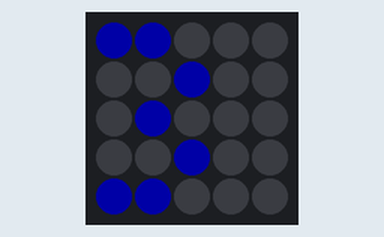
The sketch below on a simulated ESP32. On the bench: 5×5 RGB LED matrix (first LED top left, wired row by row). Dim RGB values are drawn brighter than linear; a WiFi scan finds three made-up networks.

Above: at 2.6 s.
At 7.12 s:
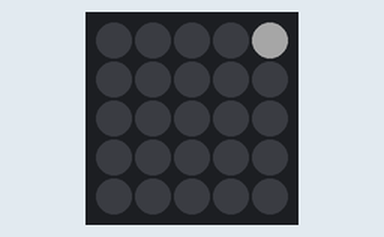
At 11.54 s:
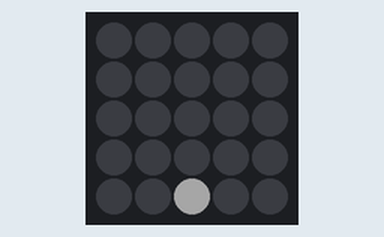
At 20.28 s:
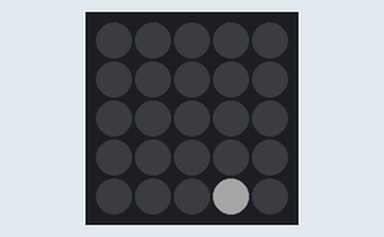
At 25.96 s:
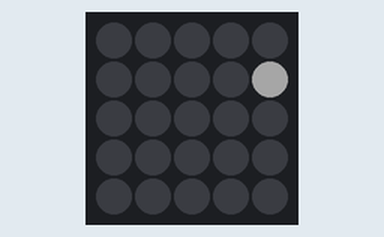
At 38.11 s:
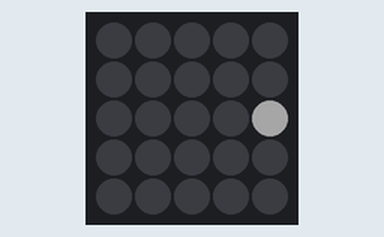

The sketch:

dualcore.ino
```cpp
#include <Adafruit_GFX.h>       // Graphics library
#include <Adafruit_NeoPixel.h>  // NeoPixel library
#include <Adafruit_NeoMatrix.h> // Bridges GFX and NeoPixel
#include <Fonts/TomThumb.h>     // A tiny 3x5 font incl. w/GFX
#include <WiFi.h>               // Include the WiFi library

#define PIN 27

Adafruit_NeoMatrix matrix(5, 5, PIN,
  NEO_MATRIX_TOP  + NEO_MATRIX_RIGHT +
  NEO_MATRIX_COLUMNS + NEO_MATRIX_PROGRESSIVE
  );

volatile int networkCount = 0;
volatile bool isNewScanAvailable = false; // Flag for new scan availability
char message[10]; // Buffer for the WiFi count message
int x, y;
uint16_t message_width;

// Task for WiFi Scanning
void scanWiFiTask(void *parameter) {
  for(;;) { // Infinite loop
    networkCount = WiFi.scanNetworks();
    snprintf(message, sizeof(message), "%d", networkCount);
    WiFi.scanDelete();
    isNewScanAvailable = true; // Indicate new scan is available
    delay(10000); // Delay between scans
  }
}

void playAnimation() {
  int width = matrix.width();
  int height = matrix.height();

  while (!isNewScanAvailable) { // Continue animation until a new scan is available
    // Move pixel along the top edge
    for (int x = 0; x < width; ++x) {
      if (isNewScanAvailable) return;
      matrix.fillScreen(0);
      matrix.drawPixel(x, 0, matrix.Color(255, 255, 255));
      matrix.show();
      delay(200);
    }

    // Move pixel down the right edge
    for (int y = 1; y < height; ++y) {
      if (isNewScanAvailable) return;
      matrix.fillScreen(0);
      matrix.drawPixel(width - 1, y, matrix.Color(255, 255, 255));
      matrix.show();
      delay(200);
    }

    // Move pixel along the bottom edge
    for (int x = width - 2; x >= 0; --x) {
      if (isNewScanAvailable) return;
      matrix.fillScreen(0);
      matrix.drawPixel(x, height - 1, matrix.Color(255, 255, 255));
      matrix.show();
      delay(200);
    }

    // Move pixel up the left edge
    for (int y = height - 2; y > 0; --y) {
      if (isNewScanAvailable) return;
      matrix.fillScreen(0);
      matrix.drawPixel(0, y, matrix.Color(255, 255, 255));
      matrix.show();
      delay(200);
    }
  }
}

// Task for Scrolling Message
void scrollMessageTask(void *parameter) {
  for(;;) { // Infinite loop
    if (isNewScanAvailable) {
      x = matrix.width(); // Reset position for new scroll
      isNewScanAvailable = false; // Reset flag

      while(x >= -message_width) {
        matrix.fillScreen(0);
        matrix.setCursor(x, y);
        matrix.print(message);
        matrix.show();
        x--; // Move the text to the left
        delay(100); // Speed of scrolling
      }
      delay(400); // Delay after displaying the number

      // Play animation
      playAnimation();
    }
    delay(100); // Small delay to prevent task from hogging CPU
  }
}


void setup() {
  matrix.begin();
  matrix.setBrightness(40);
  matrix.setFont(&TomThumb);
  matrix.setTextWrap(false);
  matrix.setTextColor(matrix.Color(0, 0, 255));

  WiFi.mode(WIFI_STA);
  WiFi.disconnect();

  x = matrix.width();
  y = matrix.height();

  // Start WiFi Scanning on Core 0
  xTaskCreatePinnedToCore(
    scanWiFiTask, "ScanWiFiTask", 10000, NULL, 1, NULL, 0
  );

  // Start Scrolling Message on Core 1
  xTaskCreatePinnedToCore(
    scrollMessageTask, "ScrollMessageTask", 10000, NULL, 1, NULL, 1
  );
}

void loop() {
  // Empty loop
}
```

Measured:
- what the display in image 0 shows lasts 0.5 s, from 2.5 s to 3.0 s
